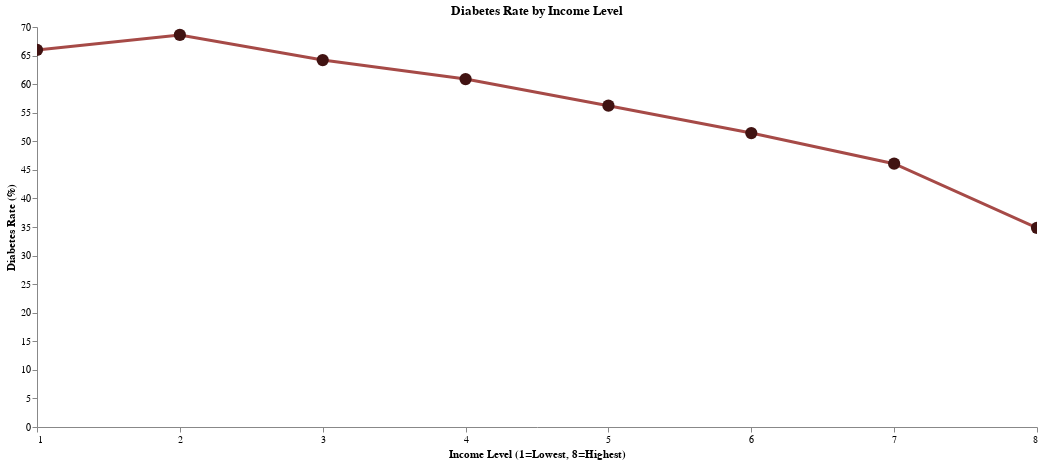

Here is the notebook cell this chart was saved with:
### Markdown cell above
## FINAL: Graph 2 - Income vs Diabetes Rate, Needs Legend

### Code cell
# INCOME 
income_data = df_brfss.groupby('income')['diabetes_binary'].mean() * 100
income_df = pd.DataFrame({
    'Income Level ($)': income_data.index,
    'Diabetes Rate (%)': income_data.values
})

income = alt.Chart(income_df).mark_line(
    point=alt.OverlayMarkDef(size=150, color='#411312'), 
    color='#a64a47',
    strokeWidth=3
).encode(
    x=alt.X('Income Level ($):Q', 
            title='Income Level (1=Lowest, 8=Highest)',
            axis=alt.Axis(tickCount=8)),
    y=alt.Y('Diabetes Rate (%):Q', 
            title='Diabetes Rate (%)'),
    tooltip=[
        alt.Tooltip('Income Level ($):Q', title='Income'),
        alt.Tooltip('Diabetes Rate (%):Q', title='Diabetes Rate (%)', format='.2f')
    ]
).properties(
    width=1000,
    height=400,
    title='Diabetes Rate by Income Level',
).configure_view(
    strokeWidth=0
).interactive()

income_chart = income.configure_axis(
    grid=False
).configure_view(
    strokeWidth=0
)

income_chart

### Figure 1 — Vega-Lite specification as saved in the notebook (floating-point values rounded to 4 significant figures)
{"config": {"view": {"continuousWidth": 300, "continuousHeight": 300, "strokeWidth": 0}, "axis": {"grid": false}}, "data": {"name": "data-2ec9249f11391a15545b26b25ec58400"}, "mark": {"type": "line", "color": "#a64a47", "point": {"color": "#411312", "size": 150}, "strokeWidth": 3}, "encoding": {"tooltip": [{"field": "Income Level ($)", "title": "Income", "type": "quantitative"}, {"field": "Diabetes Rate (%)", "format": ".2f", "title": "Diabetes Rate (%)", "type": "quantitative"}], "x": {"axis": {"tickCount": 8}, "field": "Income Level ($)", "title": "Income Level (1=Lowest, 8=Highest)", "type": "quantitative"}, "y": {"field": "Diabetes Rate (%)", "title": "Diabetes Rate (%)", "type": "quantitative"}}, "height": 400, "params": [{"name": "param_6", "select": {"type": "interval", "encodings": ["x", "y"]}, "bind": "scales"}], "title": "Diabetes Rate by Income Level", "width": 1000, "$schema": "https://vega.github.io/schema/vega-lite/v5.20.1.json", "datasets": {"data-2ec9249f11391a15545b26b25ec58400": [{"Income Level ($)": 1.0, "Diabetes Rate (%)": 65.99}, {"Income Level ($)": 2.0, "Diabetes Rate (%)": 68.61}, {"Income Level ($)": 3.0, "Diabetes Rate (%)": 64.21}, {"Income Level ($)": 4.0, "Diabetes Rate (%)": 60.89}, {"Income Level ($)": 5.0, "Diabetes Rate (%)": 56.23}, {"Income Level ($)": 6.0, "Diabetes Rate (%)": 51.43}, {"Income Level ($)": 7.0, "Diabetes Rate (%)": 46.08}, {"Income Level ($)": 8.0, "Diabetes Rate (%)": 34.85}]}}
